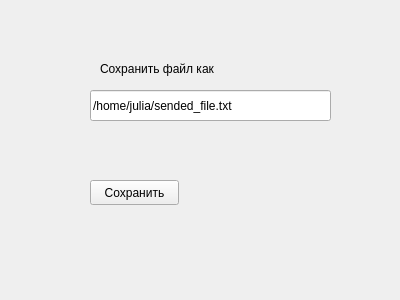
<?xml version="1.0" encoding="UTF-8"?>
<ui version="4.0">
 <class>RecFileDialog</class>
 <widget class="QWidget" name="RecFileDialog">
  <property name="geometry">
   <rect>
    <x>0</x>
    <y>0</y>
    <width>400</width>
    <height>300</height>
   </rect>
  </property>
  <property name="windowTitle">
   <string>Form</string>
  </property>
  <widget class="QLabel" name="label">
   <property name="geometry">
    <rect>
     <x>100</x>
     <y>60</y>
     <width>151</width>
     <height>17</height>
    </rect>
   </property>
   <property name="text">
    <string>Сохранить файл как</string>
   </property>
  </widget>
  <widget class="QLineEdit" name="pathEdit">
   <property name="geometry">
    <rect>
     <x>90</x>
     <y>90</y>
     <width>241</width>
     <height>31</height>
    </rect>
   </property>
   <property name="text">
    <string>/home/julia/sended_file.txt</string>
   </property>
  </widget>
  <widget class="QPushButton" name="saveButton">
   <property name="geometry">
    <rect>
     <x>90</x>
     <y>180</y>
     <width>89</width>
     <height>25</height>
    </rect>
   </property>
   <property name="text">
    <string>Сохранить</string>
   </property>
  </widget>
 </widget>
 <resources/>
 <connections/>
</ui>
